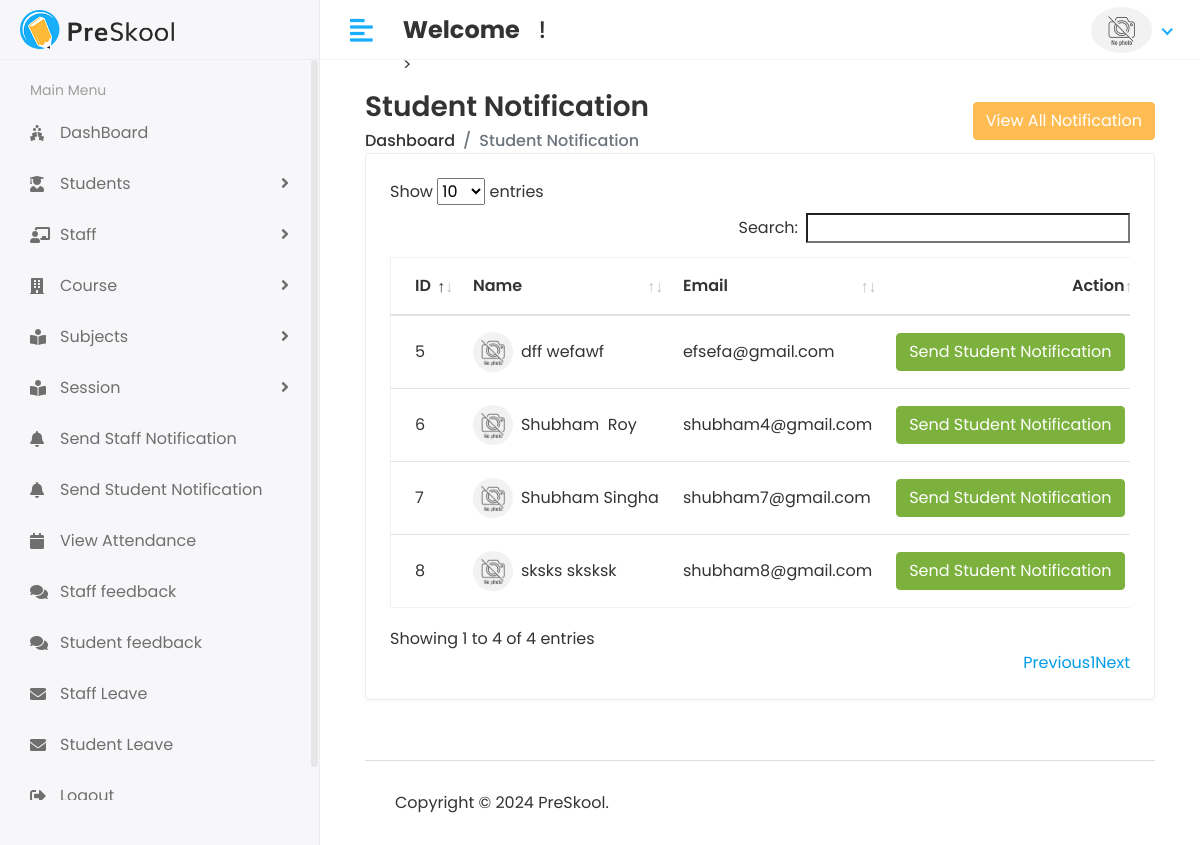
/Hod/Student/Send_Notification (signed in), run on an earlier commit of the app's database.
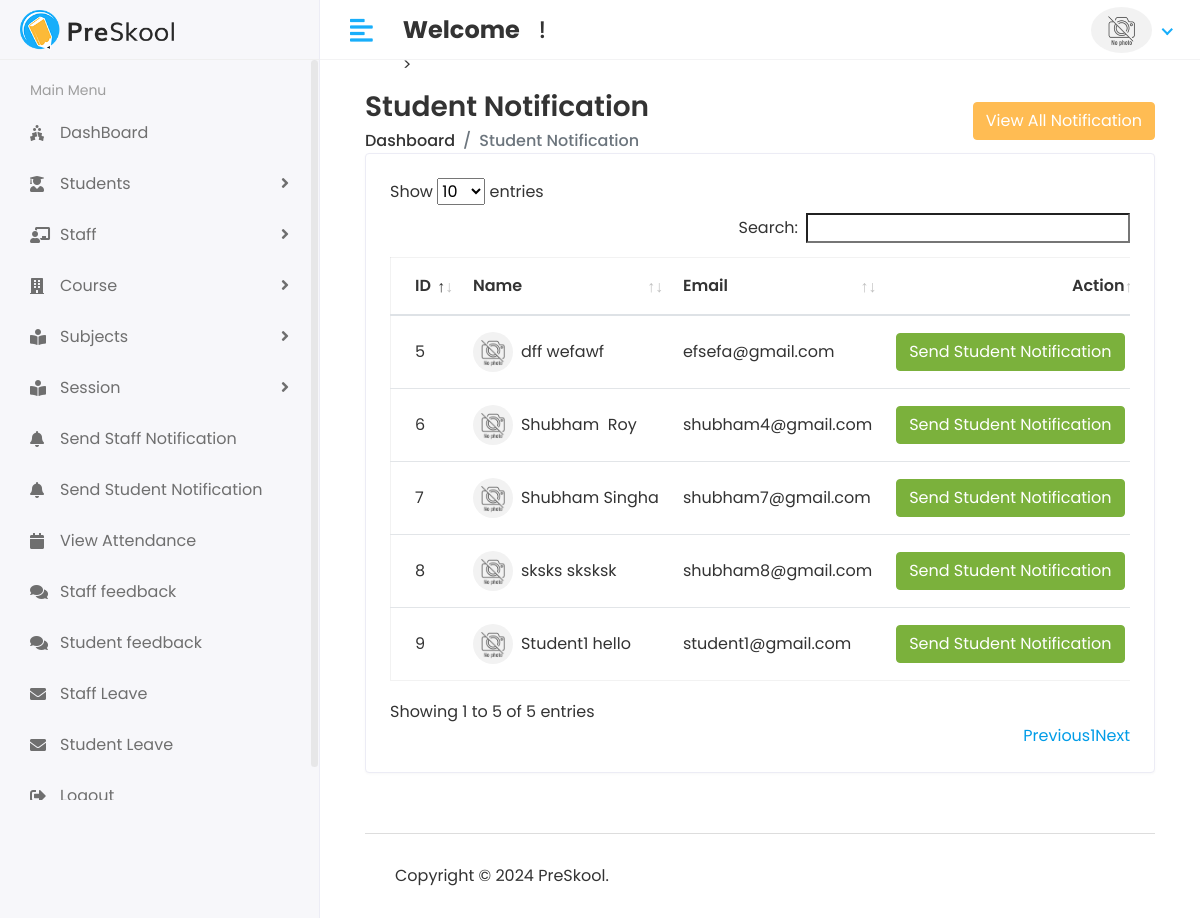
And on a later commit of the database.
### lmsapp/models.py (models this page shows, shortened)
class Student(models.Model):
    admin = models.OneToOneField(CustomUser,on_delete=models.CASCADE)
    address = models.TextField()
    gender = models.CharField(max_length=100)
    course_id = models.ForeignKey(Course,on_delete=models.DO_NOTHING)
    session_year_id = models.ForeignKey(Session_Year,on_delete=models.DO_NOTHING)
    created_at = models.DateTimeField(auto_now_add=True)
    updated_at = models.DateTimeField(auto_now=True)

class CustomUser(AbstractUser):
    USER = (
        (1,'HOD'),
        (2,'STAFF'),
        (3,'STUDENT'),
    )
    user_type=models.CharField(choices=USER,max_length=50,default=1)
    profile_pic=models.ImageField(upload_to='media/profile_pic')

### lms/hod_views.py (the view)
# urls.py: path('Hod/Student/Send_Notification',hod_views.STUDENT_SEND_NOTIFICATION,name='send_student_notification'),
@login_required(login_url='/')
def STUDENT_SEND_NOTIFICATION(request):
    student=Student.objects.all()
    see_notification = Student_Notification.objects.all().order_by('-id')[0:5]
    context = {
        'student':student,
        'see_notification':see_notification,
    }
    return render(request,'hod/send_student_notification.html',context)

### template/hod/send_student_notification.html (shortened to what this page needs)
{% extends 'base.html' %}
{% block content %}
 <div class="content container-fluid">
    <div class="page-header">
       <div class="row align-items-center">
          <div class="col">
             <h3 class="page-title">Student Notification</h3>
             <ul class="breadcrumb">
                <li class="breadcrumb-item"><a href="index.html">Dashboard</a></li>
                <li class="breadcrumb-item active">Student Notification</li>
             </ul>
          </div>
          <div class="col-auto text-right float-right ml-auto">
            <button type="button" class="btn btn-primary" data-toggle="modal" data-target="#exampleModalCenter">
                View All Notification
              </button>
       </div>
    </div>
    <div class="row">
       <div class="col-sm-12">
          <div class="card card-table">
             <div class="card-body">
                <div class="table-responsive">
                   <table id="table_id" class="table table-hover table-center mb-0">
                      <thead>
                         <tr>
                            <th>ID</th>
                            <th>Name</th>
                            <th>Email</th>
                            <th class="text-right">Action</th>
                         </tr>
                      </thead>
                      <tbody>
                         {% for i in student %}
                         <tr>
                            <td>{{i.id}}</td>
                            <td>
                               <h2 class="table-avatar">
                                  <a href="student-details.html" class="avatar avatar-sm mr-2"><img class="avatar-img rounded-circle" src="/{{i.admin.profile_pic}}" alt="User Image"></a>
                                  <a href="#">{{i.admin.first_name}}&nbsp;{{i.admin.last_name}}</a>
                               </h2>
                            </td>
                            <td>{{i.admin.email}}</td>
                            <td class="text-right">
                               <div class="actions">
                                <button type="button" class="btn btn-success" data-toggle="modal" data-target="#send_notification_modal-{{forloop.counter}}">
                                   Send Student Notification
                                  </button>
                               </div>
                            </td>
                         </tr>
                         {% endfor %}
                      </tbody>
                   </table>
                </div>
             </div>
          </div>
       </div>
    </div>
 </div>
{% endblock %}

What changed in the data, as far as the page shows it:
added Student: id "9", admin.profile_pic (placeholder picture), admin.first_name "Student1", admin.last_name "hello", admin.email "student1@gmail.com"
Also different on the page:
text written by a page script: "Show entries Search: Showing 1 to 4 of 4 entries Previous 1 Next" → "Show entries Search: Showing 1 to 5 of 5 entries Previous 1 Next"
